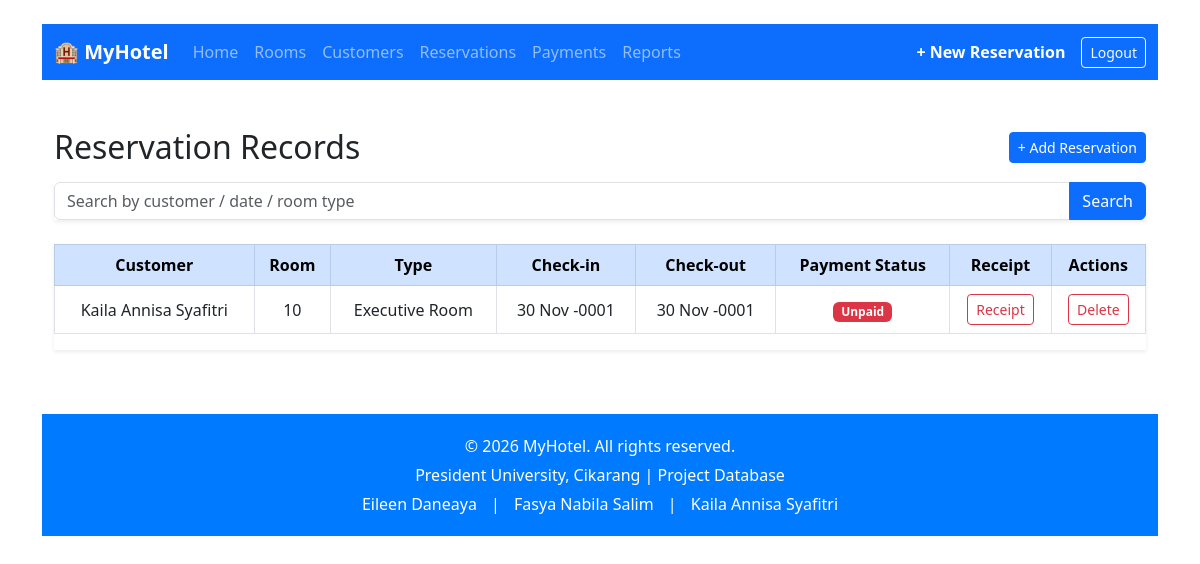
/reservations.php (signed in), run on the app's committed database.
### tables this page shows
CREATE TABLE `reservations` (
  `id` int(11) NOT NULL,
  `user_id` int(11) NOT NULL,
  `room_id` int(11) NOT NULL,
  `check_in` date DEFAULT NULL,
  `check_out` date DEFAULT NULL,
  `check_in_date` date NOT NULL,
  `check_out_date` date NOT NULL,
  `total_price` decimal(10,2) DEFAULT NULL
);

CREATE TABLE `customers` (
  `id` int(11) NOT NULL,
  `name` varchar(100) NOT NULL,
  `email` varchar(100) DEFAULT NULL,
  `phone` varchar(20) DEFAULT NULL
);

CREATE TABLE `rooms` (
  `id` int(11) NOT NULL,
  `type` varchar(50) NOT NULL,
  `price_per_night` decimal(10,2) NOT NULL,
  `status` enum('Available','Booked') DEFAULT 'Available',
  `image` varchar(255) DEFAULT NULL,
  `description` text DEFAULT NULL,
  `facilities` text DEFAULT NULL
);

### reservations.php (the view, shortened to what this page needs)
<?php
include 'head.php';
include 'config/database.php';
include 'nav.php';
$search = $_GET['search'] ?? '';
$filter_query = "";
$sql = "SELECT r.id, c.name AS customer_name, r.room_id, rm.type, r.check_in_date, r.check_out_date, p.status as payment_status
        FROM reservations r
        JOIN customers c ON r.user_id = c.id
        JOIN rooms rm ON r.room_id = rm.id
        LEFT JOIN payments p ON r.id = p.reservation_id
        $filter_query
        ORDER BY r.check_in_date DESC";
$reservations = mysqli_query($conn, $sql);
?>
<div class="container-fluid py-4">
    <div class="d-flex justify-content-between align-items-center mb-3">
        <h2 class="mb-0">Reservation Records</h2>
        <a href="admin_add_reservation.php" class="btn btn-sm btn-primary">+ Add Reservation</a>
    </div>
    <form class="mb-4" method="GET" action="">
        <div class="input-group shadow-sm">
            <input type="text" name="search" class="form-control" placeholder="Search by customer / date / room type" value="<?= htmlspecialchars($search) ?>">
            <button class="btn btn-primary" type="submit">Search</button>
        </div>
    </form>
    <div class="table-responsive shadow-sm">
        <table class="table table-hover table-bordered align-middle text-center">
            <thead class="table-primary">
                <tr>
                    <th>Customer</th>
                    <th>Room</th>
                    <th>Type</th>
                    <th>Check-in</th>
                    <th>Check-out</th>
                    <th>Payment Status</th>
                    <th>Receipt</th>
                    <th>Actions</th>
                </tr>
            </thead>
            <tbody>
                <?php if (mysqli_num_rows($reservations) > 0): ?>
                    <?php while ($row = mysqli_fetch_assoc($reservations)): ?>
                        <tr>
                            <td><?= htmlspecialchars($row['customer_name']) ?></td>
                            <td><?= htmlspecialchars($row['room_id']) ?></td>
                            <td><?= htmlspecialchars($row['type']) ?></td>
                            <td><?= date('d M Y', strtotime($row['check_in_date'])) ?></td>
                            <td><?= date('d M Y', strtotime($row['check_out_date'])) ?></td>
                            <td>
                                <?php
                                if ($row['payment_status'] == 'Paid') {
                                    echo "<span class='badge bg-success'>Paid</span>";
                                } else {
                                    echo "<span class='badge bg-danger'>Unpaid</span>";
                                }
                                ?>
                            </td>
                            <td>
                                <a href="admin_receipt.php?id=<?= $row['id'] ?>" class="btn btn-sm btn-outline-danger" target="_blank">Receipt</a>
                            </td>
                            <td>
                                <a href="delete_reservation.php?id=<?= $row['id'] ?>" class="btn btn-sm btn-outline-danger" onclick="return confirm('Delete this reservation?')">Delete</a>
                            </td>
                        </tr>
                    <?php endwhile; ?>
                <?php else: ?>
                    <tr>
                        <td colspan="8" class="text-muted">No reservation data found.</td>
                    </tr>
                <?php endif; ?>
            </tbody>
        </table>
    </div>
</div>
<?php include 'footer.php'; ?>

### data on the page
reservations: user.name "Kaila Annisa Syafitri", room "10", room.type "Executive Room", check_in_date "30 Nov -0001", check_out_date "30 Nov -0001"
